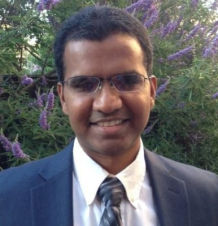
#> input picture lab6/god.jpg, 218 x 226 px
$ python negative.py
#> lines starting #> are read from the running program, lines starting #| are printed output that depends on the picture

from PIL import Image
im = Image.open('god.jpg')
#> im is the input picture: PIL image 218x226 RGB; mean R, G, B 99.2, 98.3, 101.7

def negative_image1(pixel):
    return tuple(map(lambda a : 255 - a, pixel))

negative_list = map( negative_image1, im.getdata() )

im.putdata(list(negative_list))
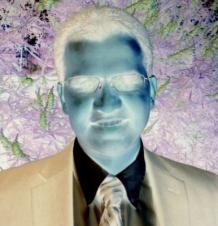
#> im: PIL image 218x226 RGB; mean R, G, B 155.8, 156.7, 153.3

def negative_image2(pixel):
     return tuple(map(lambda a : 255 + a, pixel))
negative_list = map( negative_image2, im.getdata())

im.putdata(list(negative_list))
#> im: PIL image 218x226 RGB; every value is 255

im.show()
